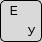
              <widget class="QWidget" name="key_E" native="true">
               <property name="minimumSize">
                <size>
                 <width>42</width>
                 <height>42</height>
                </size>
               </property>
               <property name="maximumSize">
                <size>
                 <width>42</width>
                 <height>42</height>
                </size>
               </property>
               <property name="styleSheet">
                <string notr="true">border: 1px solid black;
background-color: #D9D9D9; 
border-radius: 5px;
 color: black; 
</string>
               </property>
               <layout class="QGridLayout" name="gridLayout_4" rowstretch="0,0,0,0" columnstretch="0,0,0">
                <property name="leftMargin">
                 <number>0</number>
                </property>
                <property name="topMargin">
                 <number>0</number>
                </property>
                <property name="rightMargin">
                 <number>0</number>
                </property>
                <property name="bottomMargin">
                 <number>0</number>
                </property>
                <property name="spacing">
                 <number>0</number>
                </property>
                <item row="3" column="2">
                 <widget class="QLabel" name="label_13">
                  <property name="styleSheet">
                   <string notr="true">border: none;  background: transparent</string>
                  </property>
                  <property name="text">
                   <string>  У</string>
                  </property>
                 </widget>
                </item>
                <item row="3" column="0">
                 <widget class="QLabel" name="label_15">
                  <property name="styleSheet">
                   <string notr="true">border: none; background: transparent</string>
                  </property>
                  <property name="text">
                   <string/>
                  </property>
                 </widget>
                </item>
                <item row="2" column="0">
                 <widget class="QLabel" name="label_16">
                  <property name="styleSheet">
                   <string notr="true">border: none;  background: transparent</string>
                  </property>
                  <property name="text">
                   <string>   E</string>
                  </property>
                 </widget>
                </item>
               </layout>
              </widget>
